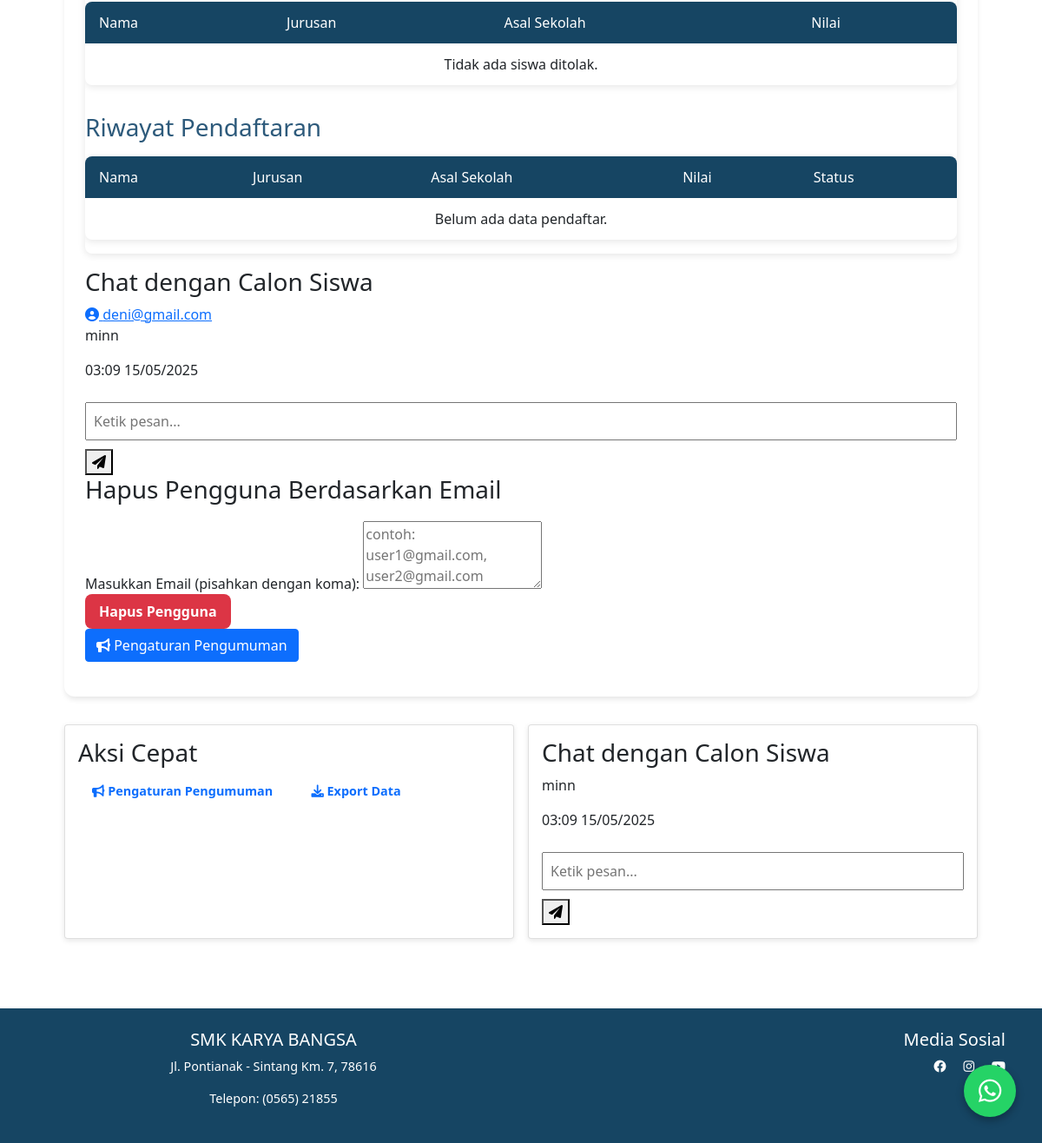
Page /admin/chat/2 (signed in, lower part) on the earlier database version.
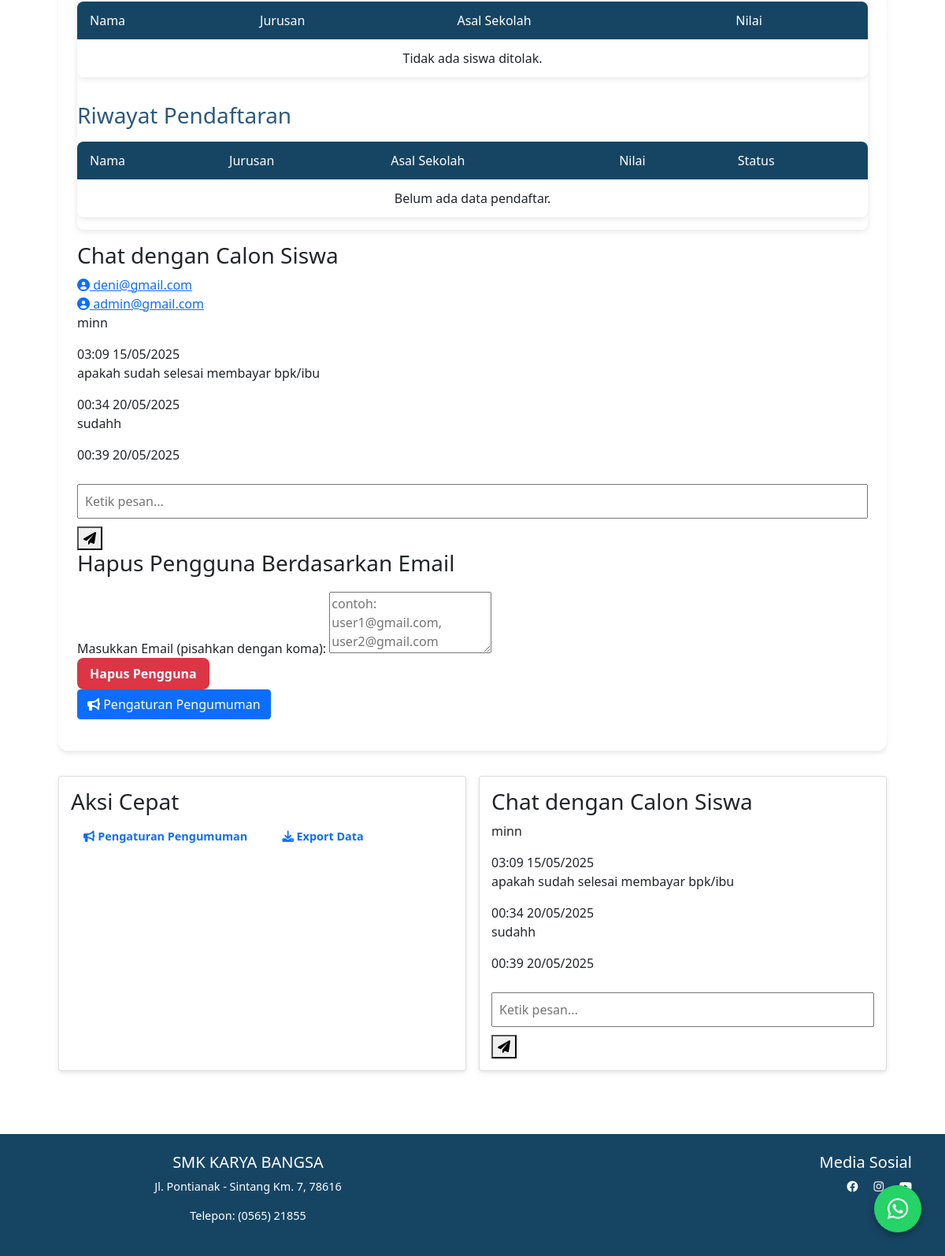
Same page on the later database version.
### models.py (models this page shows)
class User(db.Model):
    id = db.Column(db.Integer, primary_key=True)
    username = db.Column(db.String(150), nullable=False, unique=True)
    password = db.Column(db.String(150), nullable=False)
    role = db.Column(db.String(50), nullable=False)

class Chat(db.Model):
    id = db.Column(db.Integer, primary_key=True)
    user_id = db.Column(db.Integer, db.ForeignKey('user.id'))
    message = db.Column(db.Text, nullable=False)
    is_admin = db.Column(db.Boolean, default=False)
    timestamp = db.Column(db.DateTime, default=db.func.current_timestamp())

### routes/admin.py (the view)
@admin.route('/chat/<int:user_id>')
def chat(user_id):
    if 'user_id' not in session or session.get('role') != 'admin':
        flash('Akses ditolak!', 'error')
        return redirect(url_for('login'))
    users = User.query.filter_by(role='user').all()
    chats = Chat.query.filter_by(user_id=user_id).order_by(Chat.timestamp).all()
    return render_template('admin/dashboard.html',
                         users=users,
                         chats=chats,
                         selected_user=user_id)

### app.py (called while the page is built)
@app.before_request
def before_request():
    print(f"Incoming {request.method} request to {request.path}")

### templates/admin/dashboard.html (shortened to what this page needs)
{% extends 'base.html' %}
{% block content %}
<div class="admin-dashboard-container">
    <div class="content-grid">
        <div class="main-section">
            <div class="data-card">
                <div class="data-card-body">
                    <div class="admin-grid">
                        <div class="admin-panel data-table">
                            <div class="data-section" style="margin-top:2rem;">
                                <table class="data-table">
                                    <thead>
                                        <tr>
                                            <th>Nama</th>
                                            <th>Jurusan</th>
                                            <th>Asal Sekolah</th>
                                            <th>Nilai</th>
                                        </tr>
                                    </thead>
                                    <tbody>
                                        {% for siswa in siswa_data if siswa.status == 'rejected' %}
                                            <tr>
                                                <td>{{ siswa.nama }}</td>
                                                <td>{{ siswa.jurusan if siswa.jurusan else '-' }}</td>
                                                <td>{{ siswa.asal_sekolah }}</td>
                                                <td>{{ siswa.nilai }}</td>
                                            </tr>
                                        {% else %}
                                            <tr><td colspan="4" class="text-center">Tidak ada siswa ditolak.</td></tr>
                                        {% endfor %}
                                    </tbody>
                                </table>
                            </div>
                            <div class="data-section" style="margin-top:2rem;">
                                <h3 style="color:#2d5a7b;">Riwayat Pendaftaran</h3>
                                <table class="data-table">
                                    <thead>
                                        <tr>
                                            <th>Nama</th>
                                            <th>Jurusan</th>
                                            <th>Asal Sekolah</th>
                                            <th>Nilai</th>
                                            <th>Status</th>
                                        </tr>
                                    </thead>
                                    <tbody>
                                        {% for siswa in siswa_data %}
                                            <tr>
                                                <td>{{ siswa.nama }}</td>
                                                <td>{{ siswa.jurusan if siswa.jurusan else '-' }}</td>
                                                <td>{{ siswa.asal_sekolah }}</td>
                                                <td>{{ siswa.nilai }}</td>
                                                <td>
                                                    <span class="status-badge {{ siswa.status }}">
                                                        {{ siswa.status }}
                                                    </span>
                                                </td>
                                            </tr>
                                        {% else %}
                                            <tr><td colspan="5" class="text-center">Belum ada data pendaftar.</td></tr>
                                        {% endfor %}
                                    </tbody>
                                </table>
                            </div>
                        </div>
                        <div class="admin-panel chat-panel">
                            <div class="chat-section admin">
                                <h3>Chat dengan Calon Siswa</h3>
                                <div class="chat-container">
                                    <div class="user-list">
                                        {% for user in users %}
                                            <div class="user-item {% if user.id == selected_user %}active{% endif %}">
                                                <a href="{{ url_for('admin.chat', user_id=user.id) }}">
                                                    <i class="fas fa-user-circle"></i>
                                                    <span>{{ user.username }}</span>
                                                </a>
                                            </div>
                                        {% endfor %}
                                    </div>
                                    <div class="chat-area">
                                        {% if selected_user %}
                                            <div class="chat-messages" id="chatMessages">
                                                {% for chat in chats %}
                                                    <div class="message {% if chat.is_admin %}admin{% else %}user{% endif %}">
                                                        <div class="message-content">
                                                            <p>{{ chat.message }}</p>
                                                            <span class="timestamp">{{ chat.timestamp.strftime('%H:%M %d/%m/%Y') }}</span>
                                                        </div>
                                                    </div>
                                                {% endfor %}
                                            </div>
                                            <form method="POST" action="{{ url_for('admin.send_message', user_id=selected_user) }}" class="chat-form">
                                                <input type="text" name="message" placeholder="Ketik pesan..." required>
                                                <button type="submit"><i class="fas fa-paper-plane"></i></button>
                                            </form>
                                        {% else %}
                                            <div class="no-chat-selected">
                                                <i class="fas fa-comments"></i>
                                                <p>Pilih siswa untuk memulai chat</p>
                                            </div>
                                        {% endif %}
                                    </div>
                                </div>
                            </div>
                        </div>
                        <div class="admin-panel">
                            <h3>Hapus Pengguna Berdasarkan Email</h3>
                            <form method="POST" action="{{ url_for('admin.delete_users') }}">
                                <div class="form-group">
                                    <label for="emails">Masukkan Email (pisahkan dengan koma):</label>
                                    <textarea name="emails" id="emails" rows="3" placeholder="contoh: user1@gmail.com, user2@gmail.com" required></textarea>
                                </div>
                                <button type="submit" class="btn-delete-rejected"
                                        onclick="return confirm('Apakah Anda yakin ingin menghapus pengguna berdasarkan email yang dimasukkan?')">
                                    Hapus Pengguna
                                </button>
                            </form>
                            <a href="{{ url_for('admin.announcement_settings') }}" class="btn btn-primary mb-3">
                                <i class="fas fa-bullhorn"></i> Pengaturan Pengumuman
                            </a>
                        </div>
                    </div>
                </div>
            </div>
        </div>
        <div class="side-section">
            <div class="quick-actions card">
                <h3>Aksi Cepat</h3>
                <div class="action-buttons">
                    <a href="{{ url_for('admin.announcement_settings') }}" class="btn-action">
                        <i class="fas fa-bullhorn"></i>
                        Pengaturan Pengumuman
                    </a>
                    <a href="#" class="btn-action">
                        <i class="fas fa-download"></i>
                        Export Data
                    </a>
                </div>
            </div>
            <div class="chat-panel card">
                <div class="chat-section admin">
                    <h3>Chat dengan Calon Siswa</h3>
                    <div class="chat-container">
                        {% if selected_user %}
                            <div class="chat-messages" id="chatMessages">
                                {% for chat in chats %}
                                    <div class="message {% if chat.is_admin %}admin{% else %}user{% endif %}">
                                        <div class="message-content">
                                            <p>{{ chat.message }}</p>
                                            <span class="timestamp">{{ chat.timestamp.strftime('%H:%M %d/%m/%Y') }}</span>
                                        </div>
                                    </div>
                                {% endfor %}
                            </div>
                            <form method="POST" action="{{ url_for('admin.send_message', user_id=selected_user) }}" class="chat-form">
                                <input type="text" name="message" placeholder="Ketik pesan..." required>
                                <button type="submit"><i class="fas fa-paper-plane"></i></button>
                            </form>
                        {% else %}
                            <div class="no-chat-selected">
                                <i class="fas fa-comments"></i>
                                <p>Pilih siswa untuk memulai chat</p>
                            </div>
                        {% endif %}
                    </div>
                </div>
            </div>
        </div>
    </div>
</div>
{% endblock %}

### templates/base.html (shortened to what this page needs)
<!DOCTYPE html>
<html lang="id">
<head>
    <link rel="stylesheet" href="{{ url_for('static', filename='style.css') }}">
    <link href="https://cdn.jsdelivr.net/npm/bootstrap@5.1.3/dist/css/bootstrap.min.css" rel="stylesheet">
    <link rel="stylesheet" href="https://cdnjs.cloudflare.com/ajax/libs/font-awesome/6.0.0/css/all.min.css">
</head>
<body>
    <div class="container mt-4">
        {% block content %}{% endblock %}
    </div>
    <footer class="footer mt-5" style="background-color: #164563;">
        <div class="container py-4">
            <div class="row">
                <div class="col-md-6">
                    <h5>SMK KARYA BANGSA</h5>
                    <p>Jl. Pontianak - Sintang Km. 7, 78616</p>
                    <p>Telepon: (0565) 21855</p>
                </div>
                <div class="col-md-6 text-md-end">
                    <h5>Media Sosial</h5>
                    <a href="#" class="text-white me-3"><i class="fab fa-facebook"></i></a>
                    <a href="#" class="text-white me-3"><i class="fab fa-instagram"></i></a>
                    <a href="#" class="text-white"></a>
                </div>
            </div>
        </div>
    </footer>
    <div class="whatsapp-float">
        <a href="https://wa.me/6285750120758" target="_blank" class="whatsapp-btn">
            <i class="fab fa-whatsapp"></i>
        </a>
    </div>
</body>
</html>

### static/style.css (style rules this page uses)
:root { --primary-color: #164563; --secondary-color: #2D5A7B; --accent-color: #2C88D9; --background-light: #f8fafc; --text-dark: #1e293b; --text-light: #64748b; --white: #ffffff; --spacing-sm: 1rem; --spacing-md: 2rem; --spacing-lg: 4rem; --border-radius: 8px; }
body { font-family: 'Poppins', sans-serif; line-height: 1.6; color: var(--text-dark); background: var(--background-light); margin: 0; padding: 0; }
.container { max-width: 1200px; margin: 0 auto; padding: 0 var(--spacing-md); }
footer { background: var(--primary-color); color: var(--white); padding: var(--spacing-md) 0; text-align: center; font-size: 0.9rem; }
footer { padding: var(--spacing-xl) 0 var(--spacing-md); }
.admin-dashboard-container { max-width: 1200px; margin: 2rem auto; padding: 0 1rem; }
.card { border: none; box-shadow: 0 2px 4px rgba(0,0,0,0.1); transition: transform 0.2s ease; }
.data-card { background: white; border-radius: 12px; padding: 1.5rem; box-shadow: 0 4px 6px -1px rgba(0,0,0,0.1); }
.action-buttons a { display: inline-block; padding: 0.5rem 1rem; border-radius: 6px; font-size: 0.9rem; font-weight: 600; text-decoration: none; margin-right: 0.5rem; transition: all 0.3s ease; }
.btn-delete-rejected { background: #dc3545; color: white; padding: 0.5rem 1rem; border-radius: var(--border-radius); font-weight: bold; text-decoration: none; border: none; cursor: pointer; transition: background 0.3s ease; }
.data-table { width: 100%; border-collapse: separate; border-spacing: 0; background: white; border-radius: 8px; overflow: hidden; margin: 1rem 0; box-shadow: 0 2px 8px rgba(0,0,0,0.1); }
.data-table th, .data-table td { padding: 12px 16px; text-align: left; }
.data-table th { background: var(--primary-color); color: white; font-weight: 500; }
.data-table td { border-bottom: 1px solid #e2e8f0; }
.data-table tbody tr:last-child td { border-bottom: none; }
.text-center { text-align: center; }
.card { transition: transform 0.3s ease; }
form { margin-top: 20px; }
input[type="text"], input[type="password"], input[type="number"], input[type="submit"] { width: 100%; padding: 8px; margin: 5px 0 10px; box-sizing: border-box; }
.card { flex: 0 0 300px; scroll-snap-align: start; background: white; border-radius: 8px; box-shadow: 0 2px 6px rgba(0, 0, 0, 0.1); padding: 15px; }
.whatsapp-float { position: fixed; bottom: 30px; right: 30px; z-index: 1000; }
.whatsapp-btn { display: flex; align-items: center; justify-content: center; width: 60px; height: 60px; background-color: #25d366; color: white; border-radius: 50%; font-size: 30px; text-decoration: none; box-shadow: 0 4px 10px rgba(0,0,0,0.3); transition: all 0.3s ease; }

### templates/admin/dashboard.html (style rules this page uses)
.admin-dashboard-container { max-width: 1400px; margin: 0 auto; padding: 2rem; }
.content-grid { display: grid; grid-template-columns: 1fr 300px; gap: 2rem; margin-top: 2rem; }
@media (max-width: 1200px) { .content-grid { grid-template-columns: 1fr; } }
@media (max-width: 1200px) { .side-section { display: grid; grid-template-columns: repeat(auto-fit, minmax(300px, 1fr)); gap: 1rem; } }

Differences in the rows shown:
added User: username "admin@gmail.com"
added Chat: message "apakah sudah selesai membayar bpk/ibu", timestamp "00:34 20/05/2025"
added Chat: message "sudahh", timestamp "00:39 20/05/2025"
